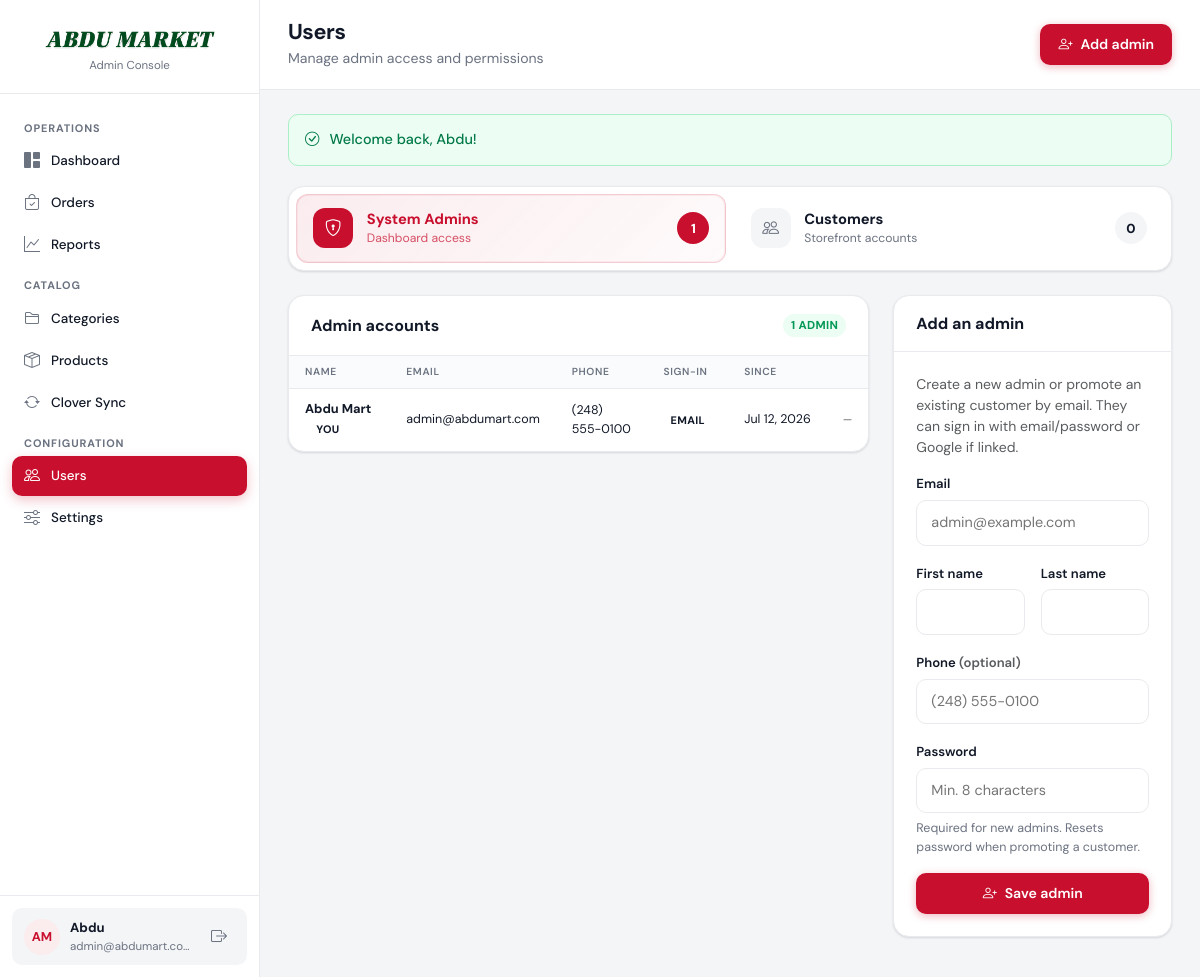
The page /admin/users.php (signed in) on the database its author committed.
### tables this page shows
CREATE TABLE users (
    id INT UNSIGNED AUTO_INCREMENT PRIMARY KEY,
    email VARCHAR(255) NOT NULL UNIQUE,
    google_id VARCHAR(255) DEFAULT NULL UNIQUE,
    password_hash VARCHAR(255) DEFAULT NULL,
    first_name VARCHAR(100) NOT NULL,
    last_name VARCHAR(100) NOT NULL,
    phone VARCHAR(20) DEFAULT NULL,
    email_verified_at TIMESTAMP NULL DEFAULT NULL,
    role ENUM('customer', 'admin') NOT NULL DEFAULT 'customer',
    created_at TIMESTAMP DEFAULT CURRENT_TIMESTAMP
);

### includes/db.php (called while the page is built, shortened)
<?php
function db(): PDO
{
    static $pdo = null;
    if ($pdo === null) {
        $cfg = require dirname(__DIR__) . '/config/database.php';
        $dsn = sprintf(
            'mysql:host=%s;dbname=%s;charset=%s',
            $cfg['host'],
            $cfg['name'],
            $cfg['charset']
        );
        $pdo = new PDO($dsn, $cfg['user'], $cfg['pass'], [
            PDO::ATTR_ERRMODE => PDO::ERRMODE_EXCEPTION,
            PDO::ATTR_DEFAULT_FETCH_MODE => PDO::FETCH_ASSOC,
        ]);
    }
    return $pdo;
}

### includes/auth.php (called while the page is built, shortened)
<?php
function current_user(): ?array
{
    static $user = null;
    if ($user === null) {
        $stmt = db()->prepare('SELECT id, email, first_name, last_name, phone, role, google_id, email_verified_at FROM users WHERE id = ?');
        $stmt->execute([$_SESSION['user_id']]);
        $user = $stmt->fetch() ?: null;
    }
    return $user;
}
function is_logged_in(): bool
{
    return current_user() !== null;
}
function is_admin(): bool
{
    $user = current_user();
    return $user && $user['role'] === 'admin';
}
function require_login(): void
{
    if (!is_logged_in()) {
        if (is_ajax_request()) {
            json_response(['error' => 'Please sign in to continue.', 'login_required' => true], 401);
        }
        flash('warning', 'Please sign in to continue.');
        $target = 'login.php?redirect=' . urlencode($_SERVER['REQUEST_URI'] ?? 'index.php');
        if (is_admin_request()) {
            redirect_site($target);
        }
        redirect($target);
    }
}
function require_admin(): void
{
    require_login();
}

### includes/functions.php (called while the page is built, shortened)
<?php
function e(?string $value): string
{
    return htmlspecialchars($value ?? '', ENT_QUOTES, 'UTF-8');
}
function get_flashes(): array
{
    $flashes = $_SESSION['flash'] ?? [];
    return $flashes;
}

### admin/users.php (the view, shortened to what this page needs)
<?php
require_admin();
$adminSection = 'users';
$tab = $_GET['tab'] ?? 'admins';
$search = trim($_GET['q'] ?? '');
$currentAdminId = (int) current_user()['id'];
$adminUsers = db()->query(
    "SELECT u.id, u.email, u.first_name, u.last_name, u.phone, u.google_id, u.email_verified_at, u.created_at
     FROM users u
     WHERE u.role = 'admin'
     ORDER BY u.created_at ASC"
)->fetchAll();
$customerTotal = (int) db()->query("SELECT COUNT(*) FROM users WHERE role = 'customer'")->fetchColumn();
$pageTitle = 'Users';
$pageSubtitle = $tab === 'admins'
    ? 'Manage admin access and permissions'
    : 'Browse storefront customer accounts';
$exportUrl = 'users.php?tab=customers&export=csv' . ($search !== '' ? '&q=' . rawurlencode($search) : '');
$headerActions = $tab === 'admins'
    ? '<a href="#add-admin-panel" class="admin-btn admin-btn-primary"><i class="bi bi-person-plus"></i> Add admin</a>'
    : '<a href="' . e($exportUrl) . '" class="admin-btn admin-btn-outline"><i class="bi bi-download"></i> Export CSV</a>';
require dirname(__DIR__) . '/includes/admin_header.php';
?>
<div class="admin-tabbar mb-4">
    <nav class="admin-tabbar-nav" aria-label="User sections">
        <a href="users.php?tab=admins" class="admin-tabbar-item<?= $tab === 'admins' ? ' is-active' : '' ?>">
            <span class="admin-tabbar-icon"><i class="bi bi-shield-lock"></i></span>
            <span class="admin-tabbar-copy">
                <strong>System Admins</strong>
                <small>Dashboard access</small>
            </span>
            <span class="admin-tabbar-count"><?= count($adminUsers) ?></span>
        </a>
        <a href="users.php?tab=customers" class="admin-tabbar-item<?= $tab === 'customers' ? ' is-active' : '' ?>">
            <span class="admin-tabbar-icon"><i class="bi bi-people"></i></span>
            <span class="admin-tabbar-copy">
                <strong>Customers</strong>
                <small>Storefront accounts</small>
            </span>
            <span class="admin-tabbar-count"><?= $customerTotal ?></span>
        </a>
    </nav>
</div>
<?php if ($tab === 'admins'): ?>
<div class="row g-4">
    <div class="col-lg-8">
        <div class="admin-card">
            <div class="admin-card-header">
                <h2>Admin accounts</h2>
                <span class="admin-badge admin-badge-green"><?= count($adminUsers) ?> admin<?= count($adminUsers) === 1 ? '' : 's' ?></span>
            </div>
            <div class="table-responsive">
                <table class="admin-table admin-table-compact">
                    <thead>
                        <tr>
                            <th>Name</th>
                            <th>Email</th>
                            <th>Phone</th>
                            <th>Sign-in</th>
                            <th>Since</th>
                            <th></th>
                        </tr>
                    </thead>
                    <tbody>
                        <?php foreach ($adminUsers as $admin): ?>
                        <tr>
                            <td>
                                <strong><?= e(trim($admin['first_name'] . ' ' . $admin['last_name'])) ?></strong>
                                <?php if ((int) $admin['id'] === $currentAdminId): ?>
                                <span class="admin-badge ms-1">You</span>
                                <?php endif; ?>
                            </td>
                            <td><?= e($admin['email']) ?></td>
                            <td><?= e($admin['phone'] ?: '—') ?></td>
                            <td>
                                <?php if (!empty($admin['google_id'])): ?>
                                <span class="admin-badge admin-badge-green">Google</span>
                                <?php else: ?>
                                <span class="admin-badge">Email</span>
                                <?php endif; ?>
                            </td>
                            <td class="text-nowrap"><?= e(date('M j, Y', strtotime($admin['created_at']))) ?></td>
                            <td class="text-end">
                                <?php if ((int) $admin['id'] !== $currentAdminId && count($adminUsers) > 1): ?>
                                <form method="post" class="d-inline" onsubmit="return confirm('Remove admin access for <?= e($admin['email']) ?>? They will become a customer.');">
                                    <?= csrf_field() ?>
                                    <input type="hidden" name="action" value="demote_admin">
                                    <input type="hidden" name="user_id" value="<?= (int) $admin['id'] ?>">
                                    <input type="hidden" name="tab" value="admins">
                                    <button type="submit" class="admin-btn admin-btn-outline admin-btn-sm text-danger">
                                        <i class="bi bi-person-dash"></i> Remove admin
                                    </button>
                                </form>
                                <?php else: ?>
                                <span class="text-muted small">—</span>
                                <?php endif; ?>
                            </td>
                        </tr>
                        <?php endforeach; ?>
                    </tbody>
                </table>
            </div>
        </div>
    </div>
    <div class="col-lg-4">
        <div class="admin-card h-100" id="add-admin-panel">
            <div class="admin-card-header"><h2>Add an admin</h2></div>
            <div class="admin-card-body padded">
                <p class="text-muted small">Create a new admin or promote an existing customer by email. They can sign in with email/password or Google if linked.</p>
                <form method="post">
                    <div class="admin-field">
                        <label for="admin_email">Email</label>
                        <input type="email" id="admin_email" name="email" class="admin-input" required placeholder="admin@example.com">
                    </div>
                    <div class="row g-3">
                        <div class="col-md-6">
                            <div class="admin-field">
                                <label for="admin_first_name">First name</label>
                                <input type="text" id="admin_first_name" name="first_name" class="admin-input" required>
                            </div>
                        </div>
                        <div class="col-md-6">
                            <div class="admin-field">
                                <label for="admin_last_name">Last name</label>
                                <input type="text" id="admin_last_name" name="last_name" class="admin-input" required>
                            </div>
                        </div>
                    </div>
                    <div class="admin-field">
                        <label for="admin_phone">Phone <span class="text-muted">(optional)</span></label>
                        <input type="text" id="admin_phone" name="phone" class="admin-input" placeholder="(248) 555-0100">
                    </div>
                    <div class="admin-field mb-0">
                        <label for="admin_password">Password</label>
                        <input type="password" id="admin_password" name="password" class="admin-input" required minlength="8" autocomplete="new-password" placeholder="Min. 8 characters">
                        <div class="hint">Required for new admins. Resets password when promoting a customer.</div>
                    </div>
                    <button type="submit" class="admin-btn admin-btn-primary w-100 mt-3">
                        <i class="bi bi-person-plus"></i> Save admin
                    </button>
                </form>
            </div>
        </div>
    </div>
</div>
<?php endif; ?>
<?php require dirname(__DIR__) . '/includes/admin_footer.php'; ?>

### includes/admin_header.php (shortened to what this page needs)
<?php
$pageTitle = $pageTitle ?? 'Dashboard';
$pageSubtitle = $pageSubtitle ?? null;
$headerActions = $headerActions ?? '';
$adminUser = current_user();
$adminInitials = strtoupper(substr($adminUser['first_name'] ?? 'A', 0, 1) . substr($adminUser['last_name'] ?? 'M', 0, 1));
?>
<!DOCTYPE html>
<html lang="en">
<head>
    <link href="https://cdn.jsdelivr.net/npm/bootstrap@5.3.3/dist/css/bootstrap.min.css" rel="stylesheet">
    <link href="https://cdn.jsdelivr.net/npm/bootstrap-icons@1.11.3/font/bootstrap-icons.min.css" rel="stylesheet">
    <link href="../assets/css/admin.css" rel="stylesheet">
</head>
<body class="admin-app">
<div class="admin-shell">
    <aside class="admin-sidebar" id="adminSidebar">
        <a href="../index.php" class="admin-sidebar-brand" aria-label="Abdu Market home">
            <img
                src="../assets/images/abdu-market-logo.png"
                alt="Abdu Market"
                class="admin-brand-logo"
                width="160"
                height="20"
            >
            <span class="admin-brand-tagline">Admin Console</span>
        </a>
        <nav class="admin-sidebar-nav">
            <span class="admin-nav-group">Operations</span>
            <a href="index.php" class="admin-sidebar-link <?= ($adminSection ?? '') === 'dashboard' ? 'active' : '' ?>">
                <i class="bi bi-grid-1x2-fill"></i> Dashboard
            </a>
            <a href="orders.php" class="admin-sidebar-link <?= ($adminSection ?? '') === 'orders' ? 'active' : '' ?>">
                <i class="bi bi-bag-check"></i> Orders
            </a>
            <a href="reports.php" class="admin-sidebar-link <?= ($adminSection ?? '') === 'reports' ? 'active' : '' ?>">
                <i class="bi bi-graph-up"></i> Reports
            </a>
            <span class="admin-nav-group">Catalog</span>
            <a href="categories.php" class="admin-sidebar-link <?= ($adminSection ?? '') === 'categories' ? 'active' : '' ?>">
                <i class="bi bi-folder2"></i> Categories
            </a>
            <a href="products.php" class="admin-sidebar-link <?= ($adminSection ?? '') === 'products' ? 'active' : '' ?>">
                <i class="bi bi-box-seam"></i> Products
            </a>
            <a href="clover-sync.php" class="admin-sidebar-link <?= ($adminSection ?? '') === 'clover-sync' ? 'active' : '' ?>">
                <i class="bi bi-arrow-repeat"></i> Clover Sync
            </a>
            <span class="admin-nav-group">Configuration</span>
            <a href="users.php" class="admin-sidebar-link <?= ($adminSection ?? '') === 'users' ? 'active' : '' ?>">
                <i class="bi bi-people"></i> Users
            </a>
            <a href="settings.php" class="admin-sidebar-link <?= ($adminSection ?? '') === 'settings' ? 'active' : '' ?>">
                <i class="bi bi-sliders"></i> Settings
            </a>
        </nav>
        <div class="admin-sidebar-footer">
            <div class="admin-user-pill">
                <span class="admin-user-avatar"><?= e($adminInitials) ?></span>
                <div class="admin-user-meta">
                    <strong><?= e($adminUser['first_name'] ?? 'Admin') ?></strong>
                    <span><?= e($adminUser['email'] ?? '') ?></span>
                </div>
                <a href="../logout.php" class="admin-user-signout" aria-label="Sign out" title="Sign out">
                    <i class="bi bi-box-arrow-right"></i>
                </a>
            </div>
        </div>
    </aside>
    <div class="admin-main">
        <header class="admin-top-header">
            <div class="admin-top-header-text">
                <h1><?= e($pageTitle) ?></h1>
                <?php if ($pageSubtitle): ?>
                <p><?= e($pageSubtitle) ?></p>
                <?php endif; ?>
            </div>
            <?php if ($headerActions): ?>
            <div class="admin-header-actions"><?= $headerActions ?></div>
            <?php endif; ?>
        </header>
        <main class="admin-page">
            <?php foreach (get_flashes() as $flash): ?>
            <div class="admin-toast admin-toast-<?= e($flash['type']) ?>">
                <i class="bi bi-<?= $flash['type'] === 'success' ? 'check-circle' : ($flash['type'] === 'danger' ? 'exclamation-triangle' : 'info-circle') ?>"></i>
                <?= e($flash['message']) ?>
            </div>
            <?php endforeach; ?>

### rows shown on the page
users: adminInitials "AM", first_name "Abdu", email "admin@abdumart.com", first_name+last_name "Abdu Mart", shows "YOU", phone "(248) 555-0100", shows "EMAIL", created_at "Jul 12, 2026"

### other values the page prints
$pageTitle "Users"
$pageSubtitle "Manage admin access and permissions"
$flash['message'] "Welcome back, Abdu!"
count($adminUsers) "1"
$customerTotal "0"
